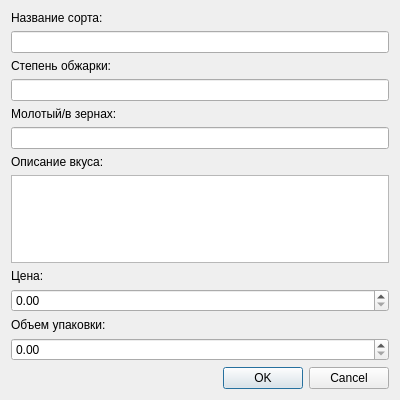
<?xml version="1.0" encoding="UTF-8"?>
<ui version="4.0">
 <class>Dialog</class>
 <widget class="QDialog" name="Dialog">
  <property name="geometry">
   <rect>
    <x>0</x>
    <y>0</y>
    <width>400</width>
    <height>400</height>
   </rect>
  </property>
  <property name="windowTitle">
   <string>Добавить/Изменить кофе</string>
  </property>
  <layout class="QVBoxLayout" name="verticalLayout">
   <item>
    <widget class="QLabel" name="label">
     <property name="text">
      <string>Название сорта:</string>
     </property>
    </widget>
   </item>
   <item>
    <widget class="QLineEdit" name="nameLineEdit"/>
   </item>
   <item>
    <widget class="QLabel" name="label_2">
     <property name="text">
      <string>Степень обжарки:</string>
     </property>
    </widget>
   </item>
   <item>
    <widget class="QLineEdit" name="roastLineEdit"/>
   </item>
   <item>
    <widget class="QLabel" name="label_3">
     <property name="text">
      <string>Молотый/в зернах:</string>
     </property>
    </widget>
   </item>
   <item>
    <widget class="QLineEdit" name="typeLineEdit"/>
   </item>
   <item>
    <widget class="QLabel" name="label_4">
     <property name="text">
      <string>Описание вкуса:</string>
     </property>
    </widget>
   </item>
   <item>
    <widget class="QTextEdit" name="descriptionTextEdit"/>
   </item>
   <item>
    <widget class="QLabel" name="label_5">
     <property name="text">
      <string>Цена:</string>
     </property>
    </widget>
   </item>
   <item>
    <widget class="QDoubleSpinBox" name="priceSpinBox">
     <property name="maximum">
      <double>99999.990000000005239</double>
     </property>
    </widget>
   </item>
   <item>
    <widget class="QLabel" name="label_6">
     <property name="text">
      <string>Объем упаковки:</string>
     </property>
    </widget>
   </item>
   <item>
    <widget class="QDoubleSpinBox" name="volumeSpinBox">
     <property name="maximum">
      <double>99999.990000000005239</double>
     </property>
    </widget>
   </item>
   <item>
    <widget class="QDialogButtonBox" name="buttonBox">
     <property name="orientation">
      <enum>Qt::Horizontal</enum>
     </property>
     <property name="standardButtons">
      <set>QDialogButtonBox::Cancel|QDialogButtonBox::Ok</set>
     </property>
    </widget>
   </item>
  </layout>
 </widget>
 <resources/>
 <connections>
  <connection>
   <sender>buttonBox</sender>
   <signal>accepted()</signal>
   <receiver>Dialog</receiver>
   <slot>accept()</slot>
   <hints>
    <hint type="sourcelabel">
     <x>248</x>
     <y>254</y>
    </hint>
    <hint type="destinationlabel">
     <x>157</x>
     <y>274</y>
    </hint>
   </hints>
  </connection>
  <connection>
   <sender>buttonBox</sender>
   <signal>rejected()</signal>
   <receiver>Dialog</receiver>
   <slot>reject()</slot>
   <hints>
    <hint type="sourcelabel">
     <x>316</x>
     <y>260</y>
    </hint>
    <hint type="destinationlabel">
     <x>286</x>
     <y>274</y>
    </hint>
   </hints>
  </connection>
 </connections>
</ui>
